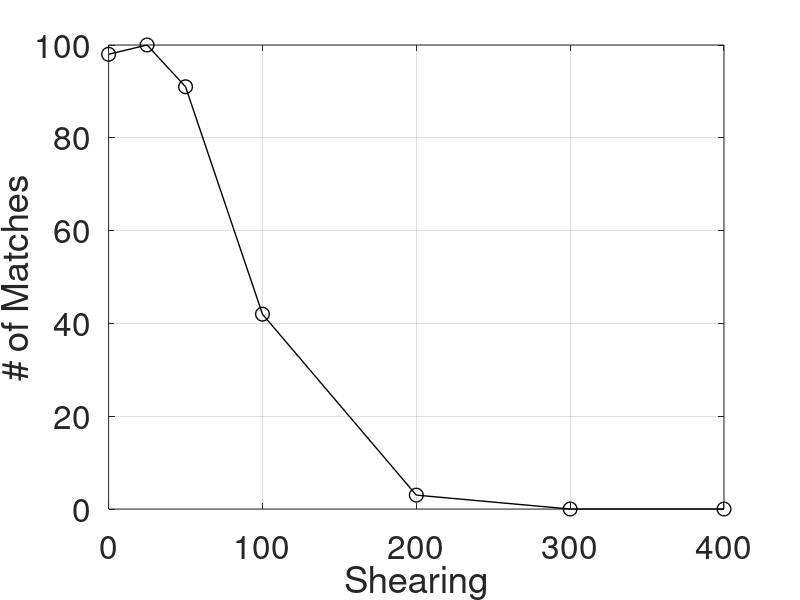

Write MATLAB code to recreate this figure.
shearing =[0, 25   ,50    , 100   ,200    ,300    ,400  ];
matches= [98,100  ,91    , 42    ,3      ,0      ,0 ];

plot(shearing,matches,'k-o','LineWidth',1,'MarkerSize',10)
set(gca,'FontSize',24)
grid on
xlabel('Shearing')
ylabel('# of Matches')